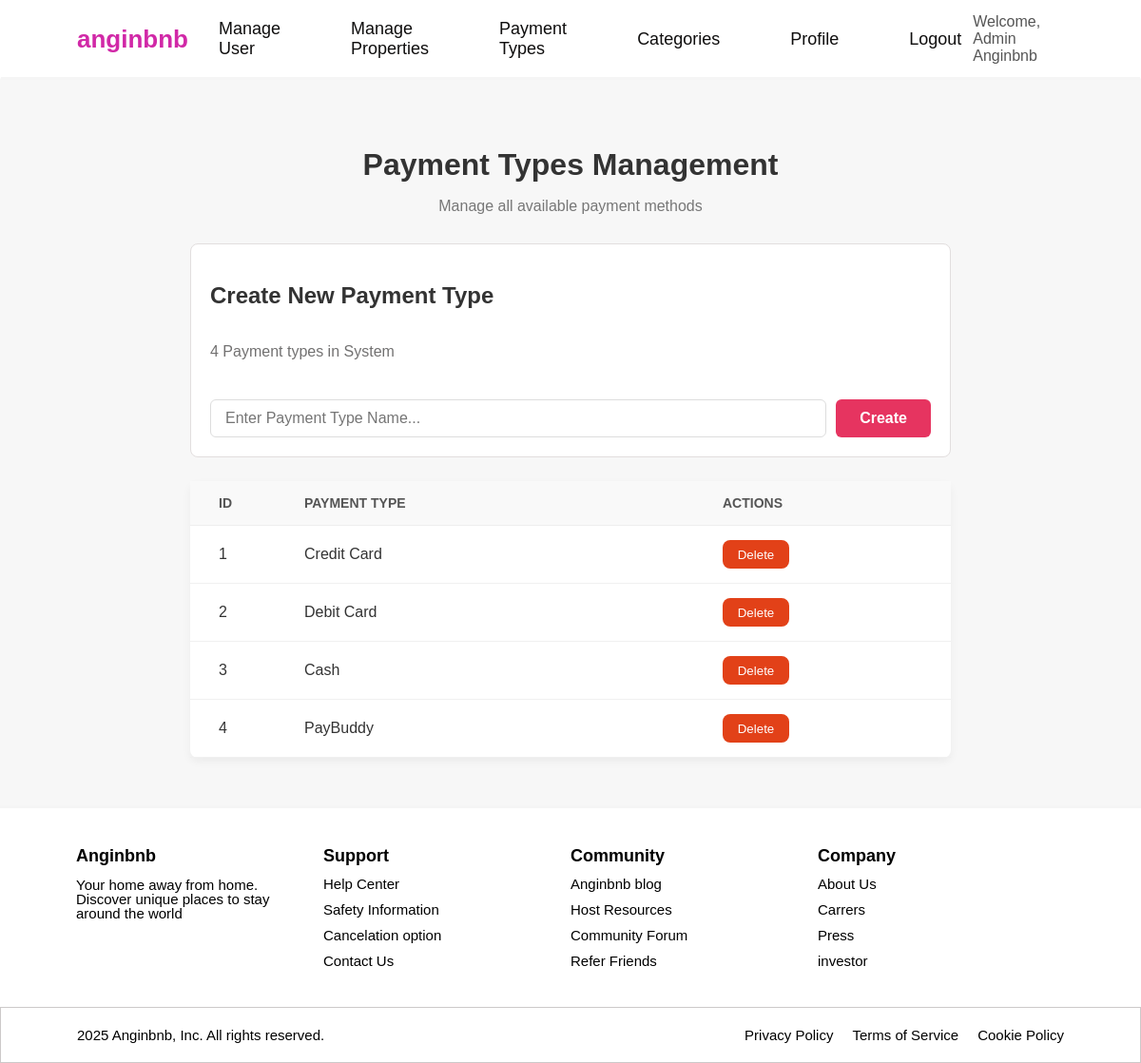
Page /admin/manage-payment-types.php (signed in) on the committed database.
### tables this page shows
CREATE TABLE MsPaymentType (
    PaymentTypeID INT(10) NOT NULL AUTO_INCREMENT,
    PaymentTypeName VARCHAR(20) NOT NULL,
    PRIMARY KEY (PaymentTypeID)
);

### admin/manage-payment-types.php (the view, shortened to what this page needs)
<?php
include '../config/database.php';
$query = "SELECT * FROM MsPaymentType";
$result = mysqli_query($connect, $query);
$total_types = mysqli_num_rows($result);
include '../components/header.php';
include '../components/navbar.php';
?>
<main>
    <div class="container">
        <h1>Payment Types Management</h1>
        <p>Manage all available payment methods</p>
        <div class="search-bar">
            <h2 class="titlepayment">Create New Payment Type</h2>
            <p id="Typepayment"><?php echo $total_types; ?> Payment types in System</p>
            <form action="" method="POST" style="display:flex; gap:10px; width:100%;">
                <input type="text" name="payment_name" id="enterpayment" placeholder="Enter Payment Type Name..." required>
                <button type="submit" name="add_payment" id="search-btn">Create</button>
            </form>
        </div>
        <div class="isi-properti">
            <div class="properties-grid">
                <div class="grid-category">
                    <div class="category">ID</div>
                    <div class="category">Payment Type</div>
                    <div class="category">Actions</div>
                </div>
                <?php while($row = mysqli_fetch_assoc($result)): ?>
                    <div class="data-row">
                        <div class="isi-data-property"><?php echo $row['PaymentTypeID']; ?></div>
                        <div class="isi-data-property"><?php echo $row['PaymentTypeName']; ?></div>
                        <div class="action-buttons">
                            <form action="" method="POST" onsubmit="return confirm('Delete this payment type?');">
                                <button type="submit" class="Delete">Delete</button>
                            </form>
                        </div>
                    </div>
                <?php endwhile; ?>
            </div>
        </div>
    </div>
</main>
<?php include '../components/footer.php'; ?>

### assets/css/style.css (style rules this page uses)
body { font-family: Arial, sans-serif; background-color: #f7f7f7; color: #333333; min-height: 100vh; margin: 0; padding: 0; display: flex; flex-direction: column; }

### assets/css/home.css (style rules this page uses)
body { background-color: white; color: #333333; min-height: 100vh; display: flex; flex-direction: column; }
main { flex-grow: 1; width: 100%; }

### assets/css/payment.css (style rules this page uses)
body { font-family: Arial, sans-serif; background-color: #f7f7f7; color: #333333; min-height: 100vh; margin: 0; padding: 0; display: flex; flex-direction: column; }
main { flex-grow: 1; padding: 40px 0px; }
.container { max-width: 800px; margin: 0 auto; padding: 0 30px; }
h1 { font-size: 32px; font-weight: 800; margin-bottom: 5px; text-align: center; color: #333; }
main p { font-size: 16px; color: #777; margin-bottom: 30px; text-align: center; }
.search-bar { display: flex; flex-direction: column; margin-bottom: 25px; padding: 20px; background-color: white; border-radius: 8px; border: 1px solid rgb(226, 222, 222); }
#Typepayment { font-size: 16px; color: #727171; margin-bottom: 1px; text-align: left; padding-bottom: 40px; }
#enterpayment { flex-grow: 1; padding: 10px 15px; border: 1px solid #ddd; border-radius: 6px; font-size: 16px; box-sizing: border-box; }
#search-btn { padding: 10px 25px; background-color: #e63460; color: white; border: none; border-radius: 6px; font-size: 16px; font-weight: 600; }
.isi-properti { background-color: white; border-radius: 8px; box-shadow: 0 4px 10px rgba(0, 0, 0, 0.05); }
.grid-category, .data-row { display: grid; grid-template-columns: 0.5fr 3fr 1.5fr; column-gap: 20px; align-items: center; padding: 0 30px; }
.grid-category { background-color: #f9f9f9; border-bottom: 1px solid #eee; padding: 15px 30px; }
.category { font-size: 14px; font-weight: bold; color: #555; text-transform: uppercase; text-align: left; }
.data-row { border-bottom: 1px solid #f0f0f0; padding: 15px 30px; transition: background-color 0.2s; }
.action-buttons { display: flex; gap: 5px; }
.action-buttons button { background-color: #e24118; border-radius: 8px; color: white; height: 30px; width: 70px; border: 0px; }

### rows in the picture
mspaymenttype: PaymentTypeID "1", PaymentTypeName "Credit Card"
mspaymenttype: PaymentTypeID "2", PaymentTypeName "Debit Card"
mspaymenttype: PaymentTypeID "3", PaymentTypeName "Cash"
mspaymenttype: PaymentTypeID "4", PaymentTypeName "PayBuddy"

### other values in the picture
$_SESSION['user_name'] "Admin Anginbnb"
$total_types "4"
